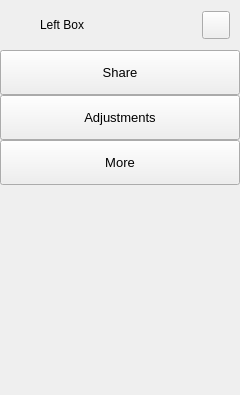
        <widget class="QFrame" name="extraLeftBox">
         <property name="minimumSize">
          <size>
           <width>0</width>
           <height>0</height>
          </size>
         </property>
         <property name="maximumSize">
          <size>
           <width>0</width>
           <height>16777215</height>
          </size>
         </property>
         <property name="frameShape">
          <enum>QFrame::NoFrame</enum>
         </property>
         <property name="frameShadow">
          <enum>QFrame::Raised</enum>
         </property>
         <layout class="QVBoxLayout" name="extraColumLayout">
          <property name="spacing">
           <number>0</number>
          </property>
          <property name="leftMargin">
           <number>0</number>
          </property>
          <property name="topMargin">
           <number>0</number>
          </property>
          <property name="rightMargin">
           <number>0</number>
          </property>
          <property name="bottomMargin">
           <number>0</number>
          </property>
          <item>
           <widget class="QFrame" name="extraTopBg">
            <property name="minimumSize">
             <size>
              <width>0</width>
              <height>50</height>
             </size>
            </property>
            <property name="maximumSize">
             <size>
              <width>16777215</width>
              <height>50</height>
             </size>
            </property>
            <property name="frameShape">
             <enum>QFrame::NoFrame</enum>
            </property>
            <property name="frameShadow">
             <enum>QFrame::Raised</enum>
            </property>
            <layout class="QVBoxLayout" name="verticalLayout_5">
             <property name="spacing">
              <number>0</number>
             </property>
             <property name="leftMargin">
              <number>0</number>
             </property>
             <property name="topMargin">
              <number>0</number>
             </property>
             <property name="rightMargin">
              <number>0</number>
             </property>
             <property name="bottomMargin">
              <number>0</number>
             </property>
             <item>
              <layout class="QGridLayout" name="extraTopLayout">
               <property name="leftMargin">
                <number>10</number>
               </property>
               <property name="rightMargin">
                <number>10</number>
               </property>
               <property name="horizontalSpacing">
                <number>10</number>
               </property>
               <property name="verticalSpacing">
                <number>0</number>
               </property>
               <item row="0" column="0">
                <widget class="QFrame" name="extraIcon">
                 <property name="minimumSize">
                  <size>
                   <width>20</width>
                   <height>0</height>
                  </size>
                 </property>
                 <property name="maximumSize">
                  <size>
                   <width>20</width>
                   <height>20</height>
                  </size>
                 </property>
                 <property name="frameShape">
                  <enum>QFrame::NoFrame</enum>
                 </property>
                 <property name="frameShadow">
                  <enum>QFrame::Raised</enum>
                 </property>
                </widget>
               </item>
               <item row="0" column="1">
                <widget class="QLabel" name="extraLabel">
                 <property name="minimumSize">
                  <size>
                   <width>150</width>
                   <height>0</height>
                  </size>
                 </property>
                 <property name="text">
                  <string>Left Box</string>
                 </property>
                </widget>
               </item>
               <item row="0" column="2">
                <widget class="QPushButton" name="extraCloseColumnBtn">
                 <property name="minimumSize">
                  <size>
                   <width>28</width>
                   <height>28</height>
                  </size>
                 </property>
                 <property name="maximumSize">
                  <size>
                   <width>28</width>
                   <height>28</height>
                  </size>
                 </property>
                 <property name="cursor">
                  <cursorShape>PointingHandCursor</cursorShape>
                 </property>
                 <property name="toolTip">
                  <string>Close left box</string>
                 </property>
                 <property name="text">
                  <string/>
                 </property>
                 <property name="icon">
                  <iconset resource="resources.qrc">
                   <normaloff>:/icons/images/icons/icon_close.png</normaloff>:/icons/images/icons/icon_close.png</iconset>
                 </property>
                 <property name="iconSize">
                  <size>
                   <width>20</width>
                   <height>20</height>
                  </size>
                 </property>
                </widget>
               </item>
              </layout>
             </item>
            </layout>
           </widget>
          </item>
          <item>
           <widget class="QFrame" name="extraContent">
            <property name="frameShape">
             <enum>QFrame::NoFrame</enum>
            </property>
            <property name="frameShadow">
             <enum>QFrame::Raised</enum>
            </property>
            <layout class="QVBoxLayout" name="verticalLayout_12">
             <property name="spacing">
              <number>0</number>
             </property>
             <property name="leftMargin">
              <number>0</number>
             </property>
             <property name="topMargin">
              <number>0</number>
             </property>
             <property name="rightMargin">
              <number>0</number>
             </property>
             <property name="bottomMargin">
              <number>0</number>
             </property>
             <item alignment="Qt::AlignTop">
              <widget class="QFrame" name="extraTopMenu">
               <property name="frameShape">
                <enum>QFrame::NoFrame</enum>
               </property>
               <property name="frameShadow">
                <enum>QFrame::Raised</enum>
               </property>
               <layout class="QVBoxLayout" name="verticalLayout_11">
                <property name="spacing">
                 <number>0</number>
                </property>
                <property name="leftMargin">
                 <number>0</number>
                </property>
                <property name="topMargin">
                 <number>0</number>
                </property>
                <property name="rightMargin">
                 <number>0</number>
                </property>
                <property name="bottomMargin">
                 <number>0</number>
                </property>
                <item>
                 <widget class="QPushButton" name="btn_share">
                  <property name="sizePolicy">
                   <sizepolicy hsizetype="Expanding" vsizetype="Fixed">
                    <horstretch>0</horstretch>
                    <verstretch>0</verstretch>
                   </sizepolicy>
                  </property>
                  <property name="minimumSize">
                   <size>
                    <width>0</width>
                    <height>45</height>
                   </size>
                  </property>
                  <property name="font">
                   <font>
                    <family>Segoe UI</family>
                    <pointsize>10</pointsize>
                    <italic>false</italic>
                    <bold>false</bold>
                   </font>
                  </property>
                  <property name="cursor">
                   <cursorShape>PointingHandCursor</cursorShape>
                  </property>
                  <property name="layoutDirection">
                   <enum>Qt::LeftToRight</enum>
                  </property>
                  <property name="styleSheet">
                   <string notr="true">background-image: url(:/icons/images/icons/cil-share-boxed.png);</string>
                  </property>
                  <property name="text">
                   <string>Share</string>
                  </property>
                 </widget>
                </item>
                <item>
                 <widget class="QPushButton" name="btn_adjustments">
                  <property name="sizePolicy">
                   <sizepolicy hsizetype="Expanding" vsizetype="Fixed">
                    <horstretch>0</horstretch>
                    <verstretch>0</verstretch>
                   </sizepolicy>
                  </property>
                  <property name="minimumSize">
                   <size>
                    <width>0</width>
                    <height>45</height>
                   </size>
                  </property>
                  <property name="font">
                   <font>
                    <family>Segoe UI</family>
                    <pointsize>10</pointsize>
                    <italic>false</italic>
                    <bold>false</bold>
                   </font>
                  </property>
                  <property name="cursor">
                   <cursorShape>PointingHandCursor</cursorShape>
                  </property>
                  <property name="layoutDirection">
                   <enum>Qt::LeftToRight</enum>
                  </property>
                  <property name="styleSheet">
                   <string notr="true">background-image: url(:/icons/images/icons/cil-equalizer.png);</string>
                  </property>
                  <property name="text">
                   <string>Adjustments</string>
                  </property>
                 </widget>
                </item>
                <item>
                 <widget class="QPushButton" name="btn_more">
                  <property name="sizePolicy">
                   <sizepolicy hsizetype="Expanding" vsizetype="Fixed">
                    <horstretch>0</horstretch>
                    <verstretch>0</verstretch>
                   </sizepolicy>
                  </property>
                  <property name="minimumSize">
                   <size>
                    <width>0</width>
                    <height>45</height>
                   </size>
                  </property>
                  <property name="font">
                   <font>
                    <family>Segoe UI</family>
                    <pointsize>10</pointsize>
                    <italic>false</italic>
                    <bold>false</bold>
                   </font>
                  </property>
                  <property name="cursor">
                   <cursorShape>PointingHandCursor</cursorShape>
                  </property>
                  <property name="layoutDirection">
                   <enum>Qt::LeftToRight</enum>
                  </property>
                  <property name="styleSheet">
                   <string notr="true">background-image: url(:/icons/images/icons/cil-layers.png);</string>
                  </property>
                  <property name="text">
                   <string>More</string>
                  </property>
                 </widget>
                </item>
               </layout>
              </widget>
             </item>
             <item>
              <widget class="QFrame" name="extraCenter">
               <property name="frameShape">
                <enum>QFrame::NoFrame</enum>
               </property>
               <property name="frameShadow">
                <enum>QFrame::Raised</enum>
               </property>
               <layout class="QVBoxLayout" name="verticalLayout_10">
                <item>
                 <widget class="QTextEdit" name="textEdit">
                  <property name="minimumSize">
                   <size>
                    <width>222</width>
                    <height>0</height>
                   </size>
                  </property>
                  <property name="styleSheet">
                   <string notr="true">background: transparent;</string>
                  </property>
                  <property name="frameShape">
                   <enum>QFrame::NoFrame</enum>
                  </property>
                  <property name="readOnly">
                   <bool>true</bool>
                  </property>
                  <property name="html">
                   <string>&lt;!DOCTYPE HTML PUBLIC &quot;-//W3C//DTD HTML 4.0//EN&quot; &quot;http://www.w3.org/TR/REC-html40/strict.dtd&quot;&gt;
&lt;html&gt;&lt;head&gt;&lt;meta name=&quot;qrichtext&quot; content=&quot;1&quot; /&gt;&lt;meta charset=&quot;utf-8&quot; /&gt;&lt;style type=&quot;text/css&quot;&gt;
p, li { white-space: pre-wrap; }
hr { height: 1px; border-width: 0; }
li.unchecked::marker { content: &quot;\2610&quot;; }
li.checked::marker { content: &quot;\2612&quot;; }
&lt;/style&gt;&lt;/head&gt;&lt;body style=&quot; font-family:'Segoe UI'; font-size:10pt; font-weight:400; font-style:normal;&quot;&gt;
&lt;p style=&quot;-qt-paragraph-type:empty; margin-top:12px; margin-bottom:12px; margin-left:0px; margin-right:0px; -qt-block-indent:0; text-indent:0px;&quot;&gt;&lt;br /&gt;&lt;/p&gt;&lt;/body&gt;&lt;/html&gt;</string>
                  </property>
                 </widget>
                </item>
               </layout>
              </widget>
             </item>
             <item>
              <widget class="QFrame" name="extraBottom">
               <property name="frameShape">
                <enum>QFrame::NoFrame</enum>
               </property>
               <property name="frameShadow">
                <enum>QFrame::Raised</enum>
               </property>
              </widget>
             </item>
            </layout>
           </widget>
          </item>
         </layout>
        </widget>
